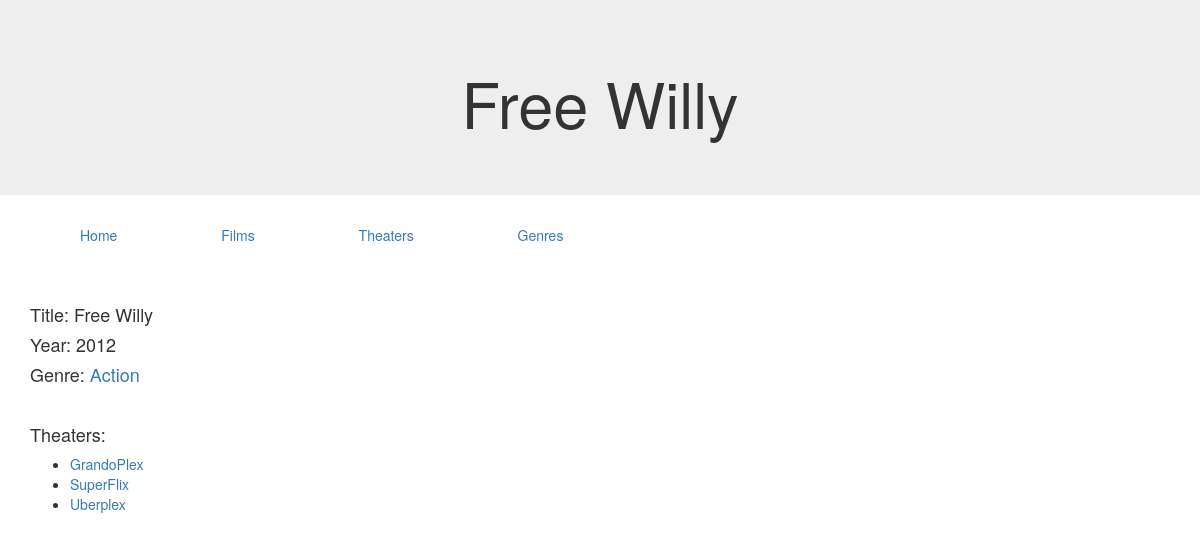
Page /films/13 on the committed database.
### films/models.py (models this page shows, shortened)
class Film(models.Model):
    title = models.CharField(max_length=100, blank=True, default='')
    year_prod = models.IntegerField()
    genre = models.ForeignKey(Genre, on_delete=models.CASCADE)
    img_url = models.CharField(max_length=150, blank=True, default='')
    owner = models.ForeignKey(
        'auth.User',
        related_name='films',
        on_delete=models.CASCADE,
        null=True
    )
    class Meta:
        ordering = ('title',)

class Genre(models.Model):
    name = models.CharField(max_length=100, blank=True, default='')
    class Meta:
        ordering = ('name',)
    def __str__(self):
        return self.name

class Theater(models.Model):
    name = models.CharField(max_length=100, blank=True, default='')
    location = models.CharField(max_length=200, blank=True, default='')
    films = models.ManyToManyField(Film)
    owner = models.ForeignKey(
        'auth.User',
        related_name='theaters',
        on_delete=models.CASCADE,
        null=True
    )
    class Meta:
        ordering = ('name',)

### films/views.py (the view)
# urls.py: url(r'^films/(?P<pk>[0-9]+)$', views.film_detail, name='film'),
def film_detail(request, pk):
    film = Film.objects.get(pk=pk)
    theaters = film.theater_set
    return render(request, 'films/film_detail.html', {'film': film, 'theaters': theaters})

### films/templates/films/film_detail.html (shortened to what this page needs)
{% extends "layout.html" %}
{% block jumbotron %}
<div class="jumbotron">
    <h1>{{ film.title }}</h1>
</div>
{% endblock %}
{% block content %}
    <h4>Title: {{ film.title}}</h4>
    <h4>Year: {{ film.year_prod }}</h4>
    <h4>Genre: <a href="{% url 'genre' pk=film.genre.pk %}">{{ film.genre }}</a></h4>
    <h4>Theaters: </h4>
        <ul>
            {% for theater in film.theater_set.all %}
            <li><a href="{% url 'theater' pk=theater.pk %}">{{theater.name}}</a></li>
            {% endfor %}
        </ul>
{% endblock %}

### assets/css/layout.css (style rules this page uses)
.jumbotron { text-align: center; }

### rows in the picture
Film: title "Free Willy", year_prod "2012", genre "Action"
Theater: name "GrandoPlex"
Theater: name "SuperFlix"
Theater: name "Uberplex"
